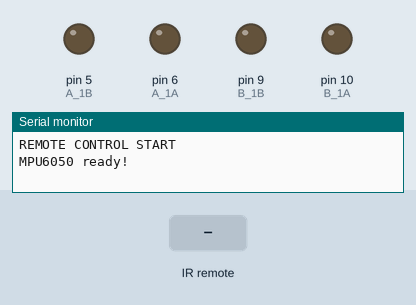
A sketch run on a simulated Arduino Uno, built with avr-gcc and run on an emulated ATmega328P. Shown: output pins drawn as LEDs (lit = HIGH), the last lines printed to the serial monitor. The inputs (shaded band) are chosen by the test bench.

Above: at 1.2 s.
1.3 s: infrared code 0xC received
At 2.5 s:
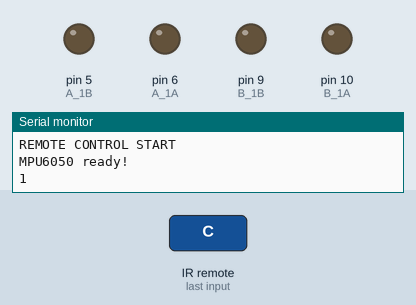
2.8 s: infrared code 0x18 received
At 3.8 s:
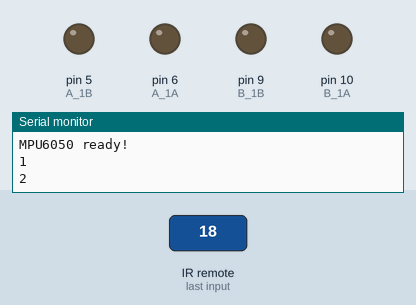
4.3 s: infrared code 0x5E received
At 5.0 s:
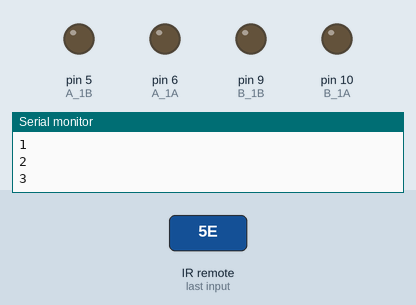
5.8 s: infrared code 0x8 received
At 6.1 s:
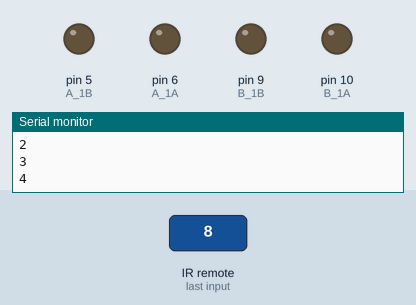
7.3 s: infrared code 0x5A received
At 8.5 s:
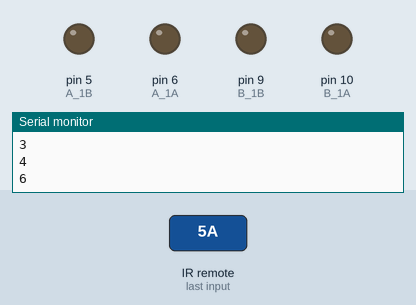
8.8 s: infrared code 0x42 received
At 9.6 s:
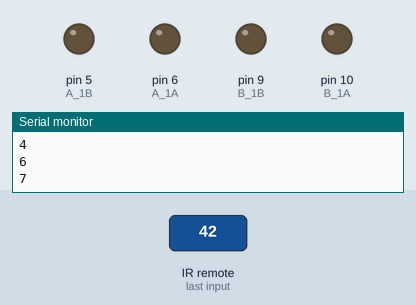
Timing chart, 0 to 11.3 s (numbered marks = the images above; inputs shaded):
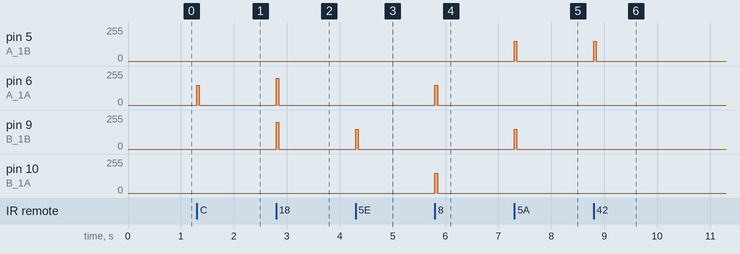

Measured:
- after the input at 1.3 s, pin 6 (A_1A): 0/255 → 150/255 at once, → 0/255 0.05 s later
- after the input at 2.8 s, pin 6 (A_1A), pin 9 (B_1B): 0/255 → 200/255 at once, → 0/255 0.05 s later
- after the input at 4.3 s, pin 9 (B_1B): 0/255 → 150/255 at once, → 0/255 0.05 s later
- after the input at 5.8 s, pin 6 (A_1A), pin 10 (B_1A): 0/255 → 150/255 at once, → 0/255 0.05 s later
- after the input at 7.3 s, pin 5 (A_1B), pin 9 (B_1B): 0/255 → 150/255 at once, → 0/255 0.05 s later
- after the input at 8.8 s, pin 5 (A_1B): 0/255 → 150/255 at once, → 0/255 0.05 s later

The sketch:

remote_self-adjust_take_4.ino
```cpp
#include <Wire.h>
#include <MPU6050.h>
#include <IRremote.h>

MPU6050 mpu;

const int IR_RECEIVE_PIN = 12;  // Define the pin number for the IR Sensor

const int A_1B = 5;
const int A_1A = 6;
const int B_1B = 9;
const int B_1A = 10;

int baseSpeed = 200;          // Base motor speed
float correctionFactor = 1;  // How strongly to correct based on angle
float angleThreshold = 1.5;   // Degrees threshold for correction

bool isMovingForward = false;
bool isMovingBackward = false;

// unsigned long lastTime = 0;
float zAngle = 0;  // Yaw angle in degrees

float loop_ms = 0.12785; // Selin's constant <3

int badDegrees;

int speed = 150;

void setup() {
  Serial.begin(9600);

  //motor
  pinMode(A_1B, OUTPUT);
  pinMode(A_1A, OUTPUT);
  pinMode(B_1B, OUTPUT);
  pinMode(B_1A, OUTPUT);

  //IR remote
  IrReceiver.begin(IR_RECEIVE_PIN, ENABLE_LED_FEEDBACK);  // Start the IR receiver // Start the receiver
  Serial.println("REMOTE CONTROL START");

  // Initialize MPU6050
  Wire.begin();
  mpu.initialize();

  if (!mpu.testConnection()) {
    Serial.println("MPU6050 connection failed!");
    while (1)
      ;
  }

  Serial.println("MPU6050 ready!");
  // lastTime = millis();
}


void loop() {
  if (IrReceiver.decode()) {
    //    Serial.println(results.value,HEX);
    String key = decodeKeyValue(IrReceiver.decodedIRData.command);
    if (key != "ERROR") {
      Serial.println(key);
      if (key == "+") {
        speed += 50;
      } else if (key == "-") {
        speed -= 50;
      } else if (key == "2") {
        isMovingForward = true;
        // applyDriftCorrection();
        int leftSpeed = baseSpeed;
        int rightSpeed = baseSpeed;
        analogWrite(A_1A, rightSpeed); //right forward
        analogWrite(A_1B, 0); // right backward
        analogWrite(B_1A, 0); //left backward
        analogWrite(B_1B, leftSpeed); // left forward
        isMovingForward = false;
        // delay(1000);
      } else if (key == "1") {
        moveLeft(speed);
      } else if (key == "3") {
        moveRight(speed);
      } else if (key == "4") {
        turnLeft(speed);
      } else if (key == "6") {
        turnRight(speed);
      } else if (key == "7") {
        backLeft(speed);
      } else if (key == "9") {
        backRight(speed);
      } else if (key == "8") {
        isMovingBackward = true;
        applyDriftCorrection();
        isMovingBackward = false;
        delay(1000);
      }
      else {
        resetYaw();
      }

      if (speed >= 255) {
        speed = 255;
      }
      if (speed <= 0) {
        speed = 0;
      }
      delay(50);
      stopMove();
    }

    IrReceiver.resume();  // Enable receiving of the next value
  }
}

void applyDriftCorrection() {
  int16_t gx, gy, gz;
  mpu.getRotation(&gx, &gy, &gz);

  // Convert gyro Z axis to degrees per second (yaw rate)
  float gz_dps = gz / 131.0;

  // Calculate time elapsed
  // unsigned long now = millis();
  // lastTime = now;

  // Integrate gyro rate to get angle
  zAngle += gz_dps * loop_ms;

  // Default speeds
  // int leftSpeed = baseSpeed;
  // int rightSpeed = baseSpeed;

  // analogWrite(A_1A, rightSpeed); //right forward
  // analogWrite(A_1B, 0); // right backward
  // analogWrite(B_1A, 0); //left backward
  // analogWrite(B_1B, leftSpeed); // left forward

  // // Correction logic based on angle
  // if ((zAngle > angleThreshold) && isMovingForward == true) {
  //   // Robot has turned right too much, slow right motor to correct left
  //   // leftSpeed -= correctionFactor * abs(zAngle);
  //   analogWrite(A_1A, rightSpeed); //right forward
  //   analogWrite(A_1B, 0); // right backward
  //   analogWrite(B_1A, 0); //left backward
  //   analogWrite(B_1B, leftSpeed); // left forward

  // } else if (zAngle < -angleThreshold && isMovingForward == true) {
  //   // Robot has turned left too much, slow left motor to correct right
  //   // rightSpeed -= correctionFactor * abs(zAngle);
  //   analogWrite(A_1A, rightSpeed); //right forward
  //   analogWrite(A_1B, 0); // right backward
  //   analogWrite(B_1A, 0); //left backward
  //   analogWrite(B_1B, leftSpeed); // left forward
  // }
  // } else if ((zAngle > angleThreshold) && isMovingBackward == true) {
  //   // Robot has turned right too much, slow right motor to correct left
  //   analogWrite(A_1A, 0);
  //   analogWrite(A_1B, rightSpeed);
  //   analogWrite(B_1A, leftSpeed);
  //   analogWrite(B_1B, 0);
  //   leftSpeed += correctionFactor * abs(zAngle);
  // } else if (zAngle < -angleThreshold && isMovingBackward == true) {
  //   // Robot has turned left too much, slow left motor to correct right
  //   analogWrite(A_1A, 0);
  //   analogWrite(A_1B, rightSpeed);
  //   analogWrite(B_1A, leftSpeed);
  //   analogWrite(B_1B, 0);
  //   rightSpeed += correctionFactor * abs(zAngle);
  // }
  // end of if

  // Constrain speeds to 0–255
  // leftSpeed = constrain(leftSpeed, 0, 255);
  // rightSpeed = constrain(rightSpeed, 0, 255);


  // Serial.print("Yaw angle: ");
  // Serial.print(zAngle);
  // Serial.print(" | L: ");
  // Serial.print(leftSpeed);
  // Serial.print(" R: ");
  // Serial.println(rightSpeed);

  // Serial.print("left speed: ");
  // Serial.println(leftSpeed);
  // Serial.print("right speed: ");
  // Serial.println(rightSpeed);
}

  void turnRight(int speed) {
    analogWrite(A_1B, speed);
    analogWrite(A_1A, 0);
    analogWrite(B_1B, speed);
    analogWrite(B_1A, 0);
  }

  void turnLeft(int speed) {
    analogWrite(A_1B, 0);
    analogWrite(A_1A, speed);
    analogWrite(B_1B, 0);
    analogWrite(B_1A, speed);
  }

  void moveLeft(int speed) {
    analogWrite(A_1B, 0);
    analogWrite(A_1A, speed);
    analogWrite(B_1B, 0);
    analogWrite(B_1A, 0);
  }

  void moveRight(int speed) {
    analogWrite(A_1B, 0);
    analogWrite(A_1A, 0);
    analogWrite(B_1B, speed);
    analogWrite(B_1A, 0);
  }

  void backLeft(int speed) {
    analogWrite(A_1B, speed);
    analogWrite(A_1A, 0);
    analogWrite(B_1B, 0);
    analogWrite(B_1A, 0);
  }

  void backRight(int speed) {
    analogWrite(A_1B, 0);
    analogWrite(A_1A, 0);
    analogWrite(B_1B, 0);
    analogWrite(B_1A, speed);
  }

  void stopMove() {
    analogWrite(A_1B, 0);
    analogWrite(A_1A, 0);
    analogWrite(B_1B, 0);
    analogWrite(B_1A, 0);
  }

  void resetYaw() {
  if (abs(zAngle) > angleThreshold) {
    zAngle = 0;
    // lastTime = millis();
  }
}


  String decodeKeyValue(long result) {
    switch (result) {
      case 0x16:
        return "0";
      case 0xC:
        return "1";
      case 0x18:
        return "2";
      case 0x5E:
        return "3";
      case 0x8:
        return "4";
      case 0x1C:
        return "5";
      case 0x5A:
        return "6";
      case 0x42:
        return "7";
      case 0x52:
        return "8";
      case 0x4A:
        return "9";
      case 0x9:
        return "+";
      case 0x15:
        return "-";
      case 0x7:
        return "EQ";
      case 0xD:
        return "U/SD";
      case 0x19:
        return "CYCLE";
      case 0x44:
        return "PLAY/PAUSE";
      case 0x43:
        return "FORWARD";
      case 0x40:
        return "BACKWARD";
      case 0x45:
        return "POWER";
      case 0x47:
        return "MUTE";
      case 0x46:
        return "MODE";
      case 0x0:
        return "ERROR";
      default:
        return "ERROR";
        resetYaw();
    }
  }
```
